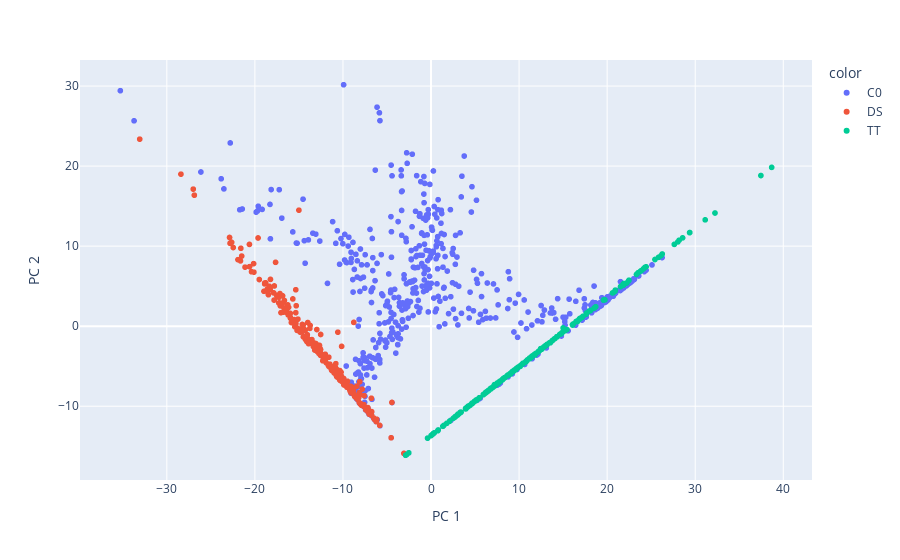
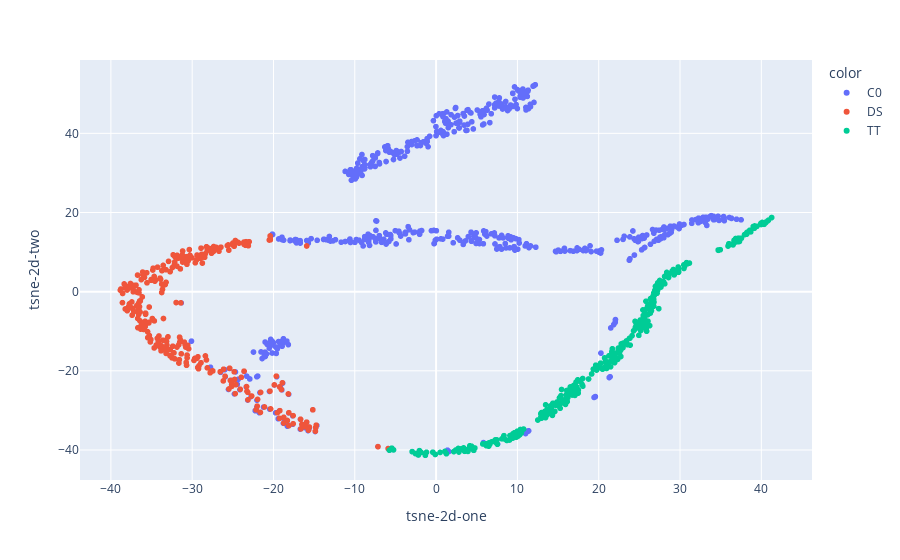
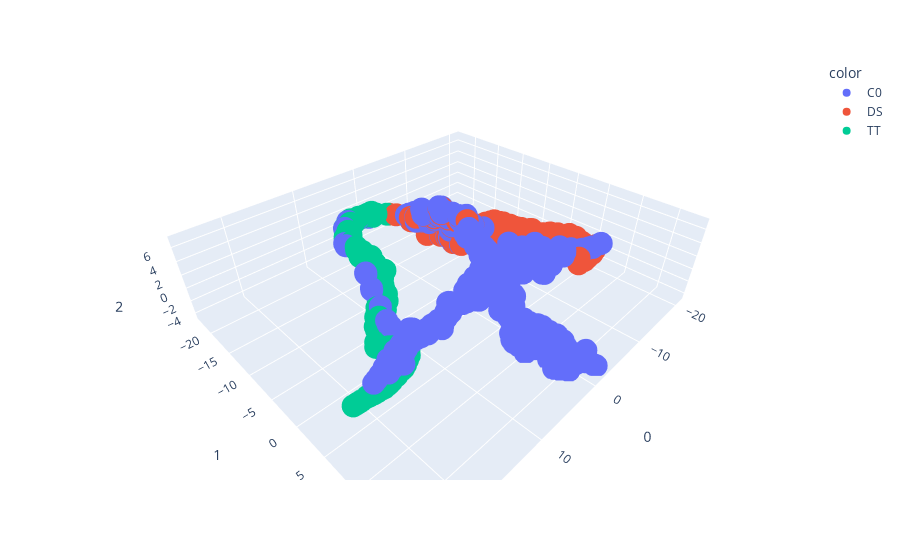

The code cell stored with these charts, in order, in its notebook:
### Code cell
encoded_samples_test, labels_ori_test, labels_pred_test = extract_z_space(model, image_datasets, class_names, data_set="test", avgPooled_latent_space=True)
# PCA and TSNE 

plot_z_space(encoded_samples_test, labels_ori_test, three_d_TSNE = True)

### Figure 1 — Plotly figure (JSON) as saved in the notebook; plotly's stock layout.template omitted (floating-point values rounded to 4 significant figures; data arrays with more than 128 entries replaced by an {"elided": "..."} marker saying what was removed)
{"data": [{"hovertemplate": "color=C0<br>PC 1=%{x}<br>PC 2=%{y}<extra></extra>", "legendgroup": "C0", "marker": {"color": "#636efa", "symbol": "circle"}, "mode": "markers", "name": "C0", "showlegend": true, "type": "scattergl", "x": {"elided": "540 float values"}, "xaxis": "x", "y": {"elided": "540 float values"}, "yaxis": "y"}, {"hovertemplate": "color=DS<br>PC 1=%{x}<br>PC 2=%{y}<extra></extra>", "legendgroup": "DS", "marker": {"color": "#EF553B", "symbol": "circle"}, "mode": "markers", "name": "DS", "showlegend": true, "type": "scattergl", "x": {"elided": "264 float values"}, "xaxis": "x", "y": {"elided": "264 float values"}, "yaxis": "y"}, {"hovertemplate": "color=TT<br>PC 1=%{x}<br>PC 2=%{y}<extra></extra>", "legendgroup": "TT", "marker": {"color": "#00cc96", "symbol": "circle"}, "mode": "markers", "name": "TT", "showlegend": true, "type": "scattergl", "x": {"elided": "276 float values"}, "xaxis": "x", "y": {"elided": "276 float values"}, "yaxis": "y"}], "layout": {"legend": {"title": {"text": "color"}, "tracegroupgap": 0}, "margin": {"t": 60}, "xaxis": {"anchor": "y", "domain": [0, 1], "title": {"text": "PC 1"}}, "yaxis": {"anchor": "x", "domain": [0, 1], "title": {"text": "PC 2"}}}}

### Figure 2 — Plotly figure (JSON) as saved in the notebook; plotly's stock layout.template omitted (floating-point values rounded to 4 significant figures; data arrays with more than 128 entries replaced by an {"elided": "..."} marker saying what was removed)
{"data": [{"hovertemplate": "color=C0<br>tsne-2d-one=%{x}<br>tsne-2d-two=%{y}<extra></extra>", "legendgroup": "C0", "marker": {"color": "#636efa", "symbol": "circle"}, "mode": "markers", "name": "C0", "showlegend": true, "type": "scattergl", "x": {"elided": "540 float values"}, "xaxis": "x", "y": {"elided": "540 float values"}, "yaxis": "y"}, {"hovertemplate": "color=DS<br>tsne-2d-one=%{x}<br>tsne-2d-two=%{y}<extra></extra>", "legendgroup": "DS", "marker": {"color": "#EF553B", "symbol": "circle"}, "mode": "markers", "name": "DS", "showlegend": true, "type": "scattergl", "x": {"elided": "264 float values"}, "xaxis": "x", "y": {"elided": "264 float values"}, "yaxis": "y"}, {"hovertemplate": "color=TT<br>tsne-2d-one=%{x}<br>tsne-2d-two=%{y}<extra></extra>", "legendgroup": "TT", "marker": {"color": "#00cc96", "symbol": "circle"}, "mode": "markers", "name": "TT", "showlegend": true, "type": "scattergl", "x": {"elided": "276 float values"}, "xaxis": "x", "y": {"elided": "276 float values"}, "yaxis": "y"}], "layout": {"legend": {"title": {"text": "color"}, "tracegroupgap": 0}, "margin": {"t": 60}, "xaxis": {"anchor": "y", "domain": [0, 1], "title": {"text": "tsne-2d-one"}}, "yaxis": {"anchor": "x", "domain": [0, 1], "title": {"text": "tsne-2d-two"}}}}

### Figure 3 — Plotly figure (JSON) as saved in the notebook; plotly's stock layout.template omitted (floating-point values rounded to 4 significant figures; data arrays with more than 128 entries replaced by an {"elided": "..."} marker saying what was removed)
{"data": [{"hovertemplate": "color=C0<br>0=%{x}<br>1=%{y}<br>2=%{z}<extra></extra>", "legendgroup": "C0", "marker": {"color": "#636efa", "symbol": "circle"}, "mode": "markers", "name": "C0", "scene": "scene", "showlegend": true, "type": "scatter3d", "x": {"elided": "540 float values"}, "y": {"elided": "540 float values"}, "z": {"elided": "540 float values"}}, {"hovertemplate": "color=DS<br>0=%{x}<br>1=%{y}<br>2=%{z}<extra></extra>", "legendgroup": "DS", "marker": {"color": "#EF553B", "symbol": "circle"}, "mode": "markers", "name": "DS", "scene": "scene", "showlegend": true, "type": "scatter3d", "x": {"elided": "264 float values"}, "y": {"elided": "264 float values"}, "z": {"elided": "264 float values"}}, {"hovertemplate": "color=TT<br>0=%{x}<br>1=%{y}<br>2=%{z}<extra></extra>", "legendgroup": "TT", "marker": {"color": "#00cc96", "symbol": "circle"}, "mode": "markers", "name": "TT", "scene": "scene", "showlegend": true, "type": "scatter3d", "x": {"elided": "276 float values"}, "y": {"elided": "276 float values"}, "z": {"elided": "276 float values"}}], "layout": {"legend": {"title": {"text": "color"}, "tracegroupgap": 0}, "margin": {"t": 60}, "scene": {"domain": {"x": [0, 1], "y": [0, 1]}, "xaxis": {"title": {"text": "0"}}, "yaxis": {"title": {"text": "1"}}, "zaxis": {"title": {"text": "2"}}}}}
